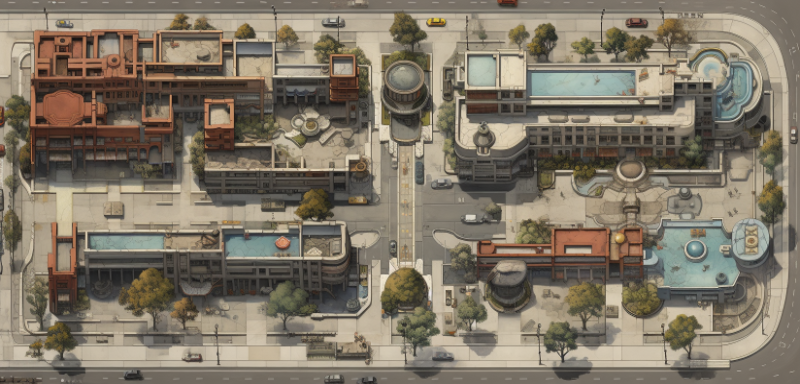

A level layout from a 2D game, rendered from its tile map. Below: a short description, then the map file with tile-grid data replaced by summaries:
An orthogonal 25x12 tile map with 32x32 px tiles, 1 tile layer (图块层 1).

<map version="1.10" tiledversion="1.10.2" orientation="orthogonal" renderorder="left-down" width="25" height="12" tilewidth="32" tileheight="32" infinite="0" nextlayerid="12" nextobjectid="20">
 <editorsettings>
  <chunksize width="32" height="32" />
 </editorsettings>
 <tileset firstgid="1" name="world" tilewidth="32" tileheight="32" tilecount="300" columns="25">
  <image source="../images/world.png" width="800" height="384" />
  <tile id="252">
   <animation>
    <frame tileid="60" duration="300" />
    <frame tileid="65" duration="300" />
    <frame tileid="64" duration="300" />
    <frame tileid="89" duration="300" />
    <frame tileid="114" duration="300" />
   </animation>
  </tile>
 </tileset>
 <layer id="9" name="图块层 1" width="25" height="12">
  <data>[300 cells, 300 non-empty, 300 distinct tile ids]</data>
 </layer>
</map>
